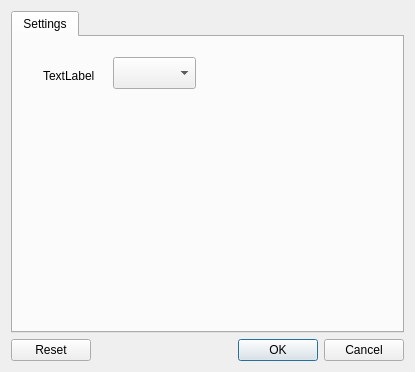
<?xml version="1.0" encoding="UTF-8"?>
<ui version="4.0">
 <class>dlgSettings</class>
 <widget class="QDialog" name="dlgSettings">
  <property name="geometry">
   <rect>
    <x>0</x>
    <y>0</y>
    <width>415</width>
    <height>372</height>
   </rect>
  </property>
  <property name="focusPolicy">
   <enum>Qt::StrongFocus</enum>
  </property>
  <property name="windowTitle">
   <string>Settings</string>
  </property>
  <layout class="QVBoxLayout" name="verticalLayout">
   <item>
    <widget class="QTabWidget" name="tabWidget">
     <property name="currentIndex">
      <number>0</number>
     </property>
     <widget class="QWidget" name="hpSettings">
      <attribute name="title">
       <string>Settings</string>
      </attribute>
      <widget class="QLabel" name="label">
       <property name="geometry">
        <rect>
         <x>30</x>
         <y>30</y>
         <width>58</width>
         <height>18</height>
        </rect>
       </property>
       <property name="text">
        <string>TextLabel</string>
       </property>
      </widget>
      <widget class="QComboBox" name="comboBox">
       <property name="geometry">
        <rect>
         <x>100</x>
         <y>20</y>
         <width>83</width>
         <height>32</height>
        </rect>
       </property>
       <property name="currentText">
        <string/>
       </property>
      </widget>
     </widget>
    </widget>
   </item>
   <item>
    <widget class="QDialogButtonBox" name="buttonBox">
     <property name="orientation">
      <enum>Qt::Horizontal</enum>
     </property>
     <property name="standardButtons">
      <set>QDialogButtonBox::Cancel|QDialogButtonBox::Ok|QDialogButtonBox::Reset</set>
     </property>
    </widget>
   </item>
  </layout>
 </widget>
 <resources/>
 <connections>
  <connection>
   <sender>buttonBox</sender>
   <signal>accepted()</signal>
   <receiver>dlgSettings</receiver>
   <slot>accept()</slot>
   <hints>
    <hint type="sourcelabel">
     <x>248</x>
     <y>254</y>
    </hint>
    <hint type="destinationlabel">
     <x>157</x>
     <y>274</y>
    </hint>
   </hints>
  </connection>
  <connection>
   <sender>buttonBox</sender>
   <signal>rejected()</signal>
   <receiver>dlgSettings</receiver>
   <slot>reject()</slot>
   <hints>
    <hint type="sourcelabel">
     <x>316</x>
     <y>260</y>
    </hint>
    <hint type="destinationlabel">
     <x>286</x>
     <y>274</y>
    </hint>
   </hints>
  </connection>
 </connections>
</ui>
